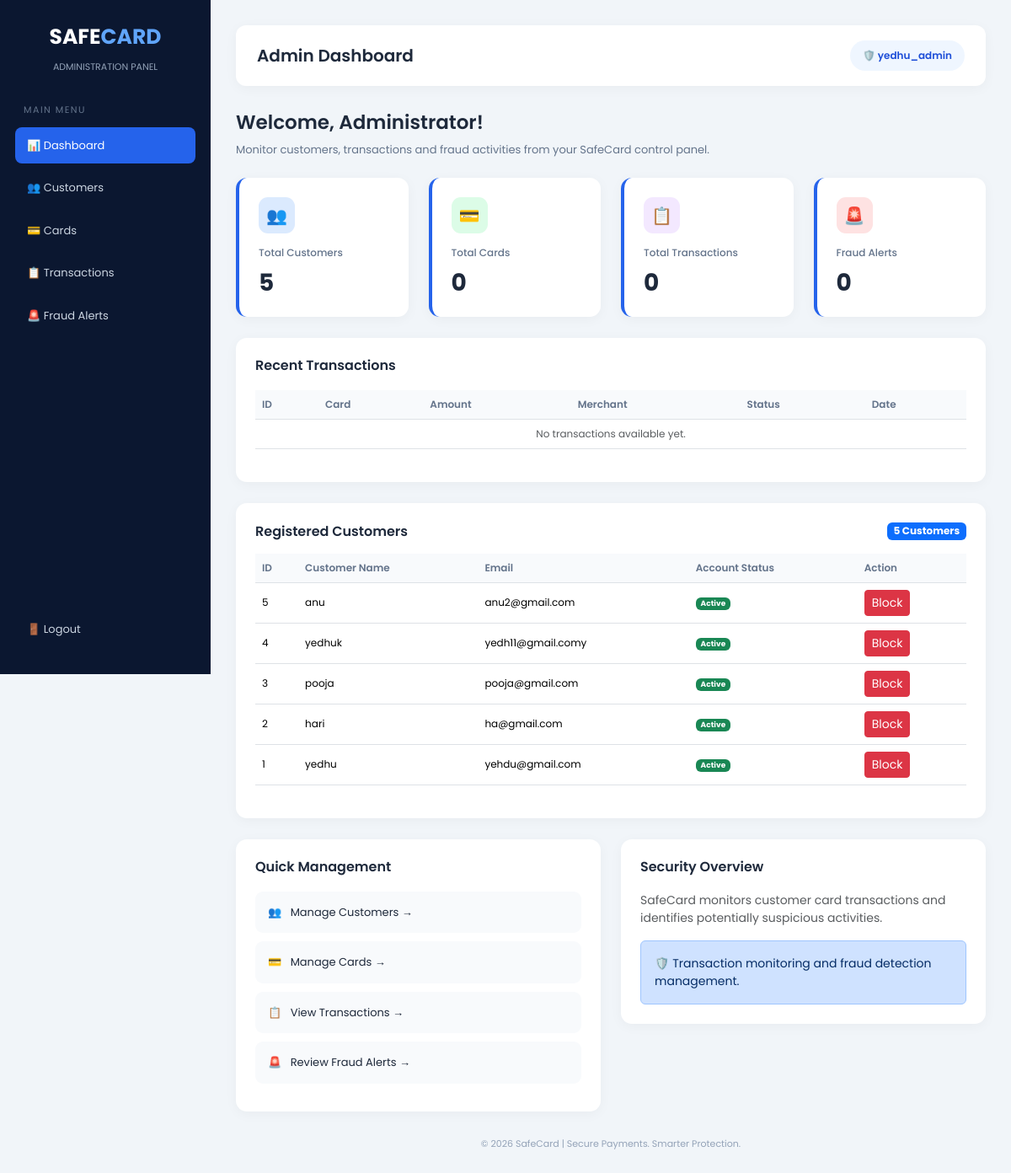
Page /customer/admin-dashboard/ (signed in) on the committed database.
### customer/models.py (models this page shows, shortened)
class Register(models.Model):
    name = models.CharField(max_length=200)
    email = models.EmailField()
    password = models.CharField(max_length=220)
    is_blocked = models.BooleanField(default=False)

### customer/views.py (the view)
# urls.py: path('admin-dashboard/', views.admin_dashboard, name='admin_dashboard'),
@user_passes_test(
    lambda user: user.is_staff,
    login_url='login'
)
def admin_dashboard(request):
    total_customers = Register.objects.count()
    total_cards = Card.objects.count()
    total_transactions = Transaction.objects.count()
    total_fraud = FraudAlert.objects.count()
    recent_transactions = Transaction.objects.select_related(
        'card'
    ).order_by('-txn_time')[:10]
    customers = Register.objects.all().order_by('-id')
    context = {
        'total_customers': total_customers,
        'total_cards': total_cards,
        'total_transactions': total_transactions,
        'total_fraud': total_fraud,
        'recent_transactions': recent_transactions,
        'customers': customers,
    }
    return render(
        request,
        'admin_dashboard.html',
        context
    )

### customer/templates/admin_dashboard.html (shortened to what this page needs)
<!DOCTYPE html>
<html lang="en">
<head>
    <link href="https://cdn.jsdelivr.net/npm/bootstrap@5.3.3/dist/css/bootstrap.min.css"
          rel="stylesheet">
</head>
<body>
    <div class="sidebar">
        <div class="brand">
            SAFE<span>CARD</span>
        </div>
        <div class="sidebar-subtitle">
            ADMINISTRATION PANEL
        </div>
        <div class="menu-title">MAIN MENU</div>
        <a href="{% url 'admin_dashboard' %}" class="active">
            📊 <span>Dashboard</span>
        </a>
        <a href="{% url 'admin_customers' %}">
            👥 <span>Customers</span>
        </a>
        <a href="#">
            💳 <span>Cards</span>
        </a>
        <a href="#">
            📋 <span>Transactions</span>
        </a>
        <a href="#">
            🚨 <span>Fraud Alerts</span>
        </a>
        <div class="logout-link">
            <a href="{% url 'admin_logout' %}">
                🚪 <span>Logout</span>
            </a>
        </div>
    </div>
    <div class="main-content">
        <div class="topbar">
            <h5>Admin Dashboard</h5>
            <div class="admin-profile">
                🛡️ {{ request.user.username }}
            </div>
        </div>
        <div class="welcome mb-4">
            <h3>Welcome, Administrator!</h3>
            <p>
                Monitor customers, transactions and fraud activities
                from your SafeCard control panel.
            </p>
        </div>
        <div class="row g-4">
            <div class="col-lg-3 col-md-6">
                <div class="stat-card">
                    <div class="stat-icon blue">👥</div>
                    <h6>Total Customers</h6>
                    <h2>{{ total_customers }}</h2>
                </div>
            </div>
            <div class="col-lg-3 col-md-6">
                <div class="stat-card">
                    <div class="stat-icon green">💳</div>
                    <h6>Total Cards</h6>
                    <h2>{{ total_cards }}</h2>
                </div>
            </div>
            <div class="col-lg-3 col-md-6">
                <div class="stat-card">
                    <div class="stat-icon purple">📋</div>
                    <h6>Total Transactions</h6>
                    <h2>{{ total_transactions }}</h2>
                </div>
            </div>
            <div class="col-lg-3 col-md-6">
                <div class="stat-card">
                    <div class="stat-icon red">🚨</div>
                    <h6>Fraud Alerts</h6>
                    <h2>{{ total_fraud }}</h2>
                </div>
            </div>
        </div>
        <div class="content-card">
            <h5 class="section-heading">
                Recent Transactions
            </h5>
            <div class="table-responsive">
                <table class="table table-hover">
                    <thead>
                        <tr>
                            <th>ID</th>
                            <th>Card</th>
                            <th>Amount</th>
                            <th>Merchant</th>
                            <th>Status</th>
                            <th>Date</th>
                        </tr>
                    </thead>
                    <tbody>
                        {% for transaction in recent_transactions %}
                        <tr>
                            <td>{{ transaction.id }}</td>
                            <td>
                                ****{{ transaction.card.last_four }}
                            </td>
                            <td>
                                ₹{{ transaction.amount }}
                            </td>
                            <td>
                                {{ transaction.merchant }}
                            </td>
                            <td>
                                {% if transaction.status == 'APPROVED' %}
                                    <span class="badge-status approved">
                                        Approved
                                    </span>
                                {% elif transaction.status == 'FLAGGED' %}
                                    <span class="badge-status flagged">
                                        Flagged
                                    </span>
                                {% else %}
                                    <span class="badge-status declined">
                                        {{ transaction.status }}
                                    </span>
                                {% endif %}
                            </td>
                            <td>
                                {{ transaction.txn_time|date:"d M Y, h:i A" }}
                            </td>
                        </tr>
                        {% empty %}
                        <tr>
                            <td colspan="6" class="text-center text-muted">
                                No transactions available yet.
                            </td>
                        </tr>
                        {% endfor %}
                    </tbody>
                </table>
            </div>
        </div>
<div class="content-card">
    <div class="d-flex justify-content-between align-items-center mb-3">
        <h5 class="section-heading mb-0">
            Registered Customers
        </h5>
        <span class="badge bg-primary">
            {{ total_customers }} Customers
        </span>
    </div>
    <div class="table-responsive">
        <table class="table table-hover">
            <thead>
                <tr>
                    <th>ID</th>
                    <th>Customer Name</th>
                    <th>Email</th>
                    <th>Account Status</th>
                    <th>Action</th>
                </tr>
            </thead>
            <tbody>
                {% for customer in customers %}
                <tr>
                    <td>{{ customer.id }}</td>
                    <td>{{ customer.name }}</td>
                    <td>{{ customer.email }}</td>
                    <td>
                        {% if customer.is_blocked %}
                            <span class="badge bg-danger">
                                Blocked
                            </span>
                        {% else %}
                            <span class="badge bg-success">
                                Active
                            </span>
                        {% endif %}
                    </td>
                    <td>
                        <form method="POST"
                              action="{% url 'toggle_customer_status' customer.id %}">
                            {% if customer.is_blocked %}
                                <button type="submit"
                                        class="btn btn-success btn-sm">
                                    Unblock
                                </button>
                            {% else %}
                                <button type="submit"
                                        class="btn btn-danger btn-sm">
                                    Block
                                </button>
                            {% endif %}
                        </form>
                    </td>
                </tr>
                {% endfor %}
            </tbody>
        </table>
    </div>
</div>
        <div class="row g-4">
            <div class="col-lg-6">
                <div class="content-card">
                    <h5 class="section-heading">
                        Quick Management
                    </h5>
                    <a href="{% url 'admin_customers' %}" class="quick-link">
                        👥 &nbsp; Manage Customers →
                    </a>
                    <a href="#" class="quick-link">
                        💳 &nbsp; Manage Cards →
                    </a>
                    <a href="#" class="quick-link">
                        📋 &nbsp; View Transactions →
                    </a>
                    <a href="#" class="quick-link">
                        🚨 &nbsp; Review Fraud Alerts →
                    </a>
                </div>
            </div>
            <div class="col-lg-6">
                <div class="content-card">
                    <h5 class="section-heading">
                        Security Overview
                    </h5>
                    <p class="text-muted small">
                        SafeCard monitors customer card transactions
                        and identifies potentially suspicious activities.
                    </p>
                    <div class="alert alert-primary small mb-0">
                        🛡️ Transaction monitoring and fraud detection
                        management.
                    </div>
                </div>
            </div>
        </div>
        <footer>
            © 2026 SafeCard | Secure Payments. Smarter Protection.
        </footer>
    </div>
</body>
</html>

### customer/templates/admin_dashboard.html (style rules this page uses)
* { margin: 0; padding: 0; box-sizing: border-box; }
body { font-family: 'Poppins', sans-serif; background: #f1f5f9; color: #1e293b; }
.sidebar { width: 250px; height: 100vh; position: fixed; left: 0; top: 0; background: #0b1730; color: white; padding: 25px 18px; }
.brand { font-size: 25px; font-weight: 700; text-align: center; margin-bottom: 8px; }
.brand span { color: #60a5fa; }
.sidebar-subtitle { text-align: center; font-size: 11px; color: #94a3b8; margin-bottom: 35px; }
.menu-title { color: #64748b; font-size: 11px; letter-spacing: 1.5px; margin: 20px 10px 12px; }
.sidebar a { display: block; padding: 12px 14px; margin-bottom: 7px; color: #cbd5e1; text-decoration: none; border-radius: 8px; font-size: 13px; transition: 0.3s; }
.sidebar a:hover, .sidebar a.active { background: #2563eb; color: white; }
.logout-link { position: absolute; bottom: 25px; left: 18px; right: 18px; }
.main-content { margin-left: 250px; padding: 30px; }
.topbar { background: white; padding: 18px 25px; border-radius: 12px; display: flex; justify-content: space-between; align-items: center; box-shadow: 0 3px 15px rgba(0,0,0,0.04); margin-bottom: 30px; }
.topbar h5 { font-weight: 600; margin: 0; }
.admin-profile { background: #eff6ff; color: #1d4ed8; padding: 9px 15px; border-radius: 20px; font-size: 12px; font-weight: 600; }
.welcome h3 { font-size: 23px; font-weight: 600; }
.welcome p { color: #64748b; font-size: 13px; }
.stat-card { background: white; padding: 23px; border-radius: 13px; box-shadow: 0 3px 15px rgba(0,0,0,0.04); height: 100%; border-left: 4px solid #2563eb; }
.stat-card h6 { color: #64748b; font-size: 12px; margin-bottom: 12px; }
.stat-card h2 { font-size: 28px; font-weight: 700; margin: 0; }
.stat-icon { width: 43px; height: 43px; border-radius: 11px; display: flex; align-items: center; justify-content: center; font-size: 20px; margin-bottom: 16px; }
.blue { background: #dbeafe; }
.green { background: #dcfce7; }
.purple { background: #f3e8ff; }
.red { background: #fee2e2; }
.content-card { background: white; padding: 23px; border-radius: 13px; box-shadow: 0 3px 15px rgba(0,0,0,0.04); margin-top: 25px; }
.section-heading { font-size: 16px; font-weight: 600; margin-bottom: 20px; }
.table { font-size: 12px; vertical-align: middle; }
.table th { color: #64748b; font-weight: 600; background: #f8fafc; white-space: nowrap; }
.quick-link { display: block; background: #f8fafc; padding: 15px; border-radius: 9px; color: #1e293b; text-decoration: none; font-size: 13px; margin-bottom: 10px; transition: 0.3s; }
footer { text-align: center; color: #94a3b8; font-size: 11px; margin-top: 30px; }

### rows in the picture
Register: id "5", name "anu", email "anu2@gmail.com", is_blocked "Active"
Register: id "4", name "yedhuk", email "yedh11@gmail.comy", is_blocked "Active"
Register: id "3", name "pooja", email "pooja@gmail.com", is_blocked "Active"
Register: id "2", name "hari", email "ha@gmail.com", is_blocked "Active"
Register: id "1", name "yedhu", email "yehdu@gmail.com", is_blocked "Active"

### other values in the picture
{{ request.user.username }} "yedhu_admin"
{{ total_customers }} "5"
{{ total_cards }} "0"
{{ total_transactions }} "0"
{{ total_fraud }} "0"
